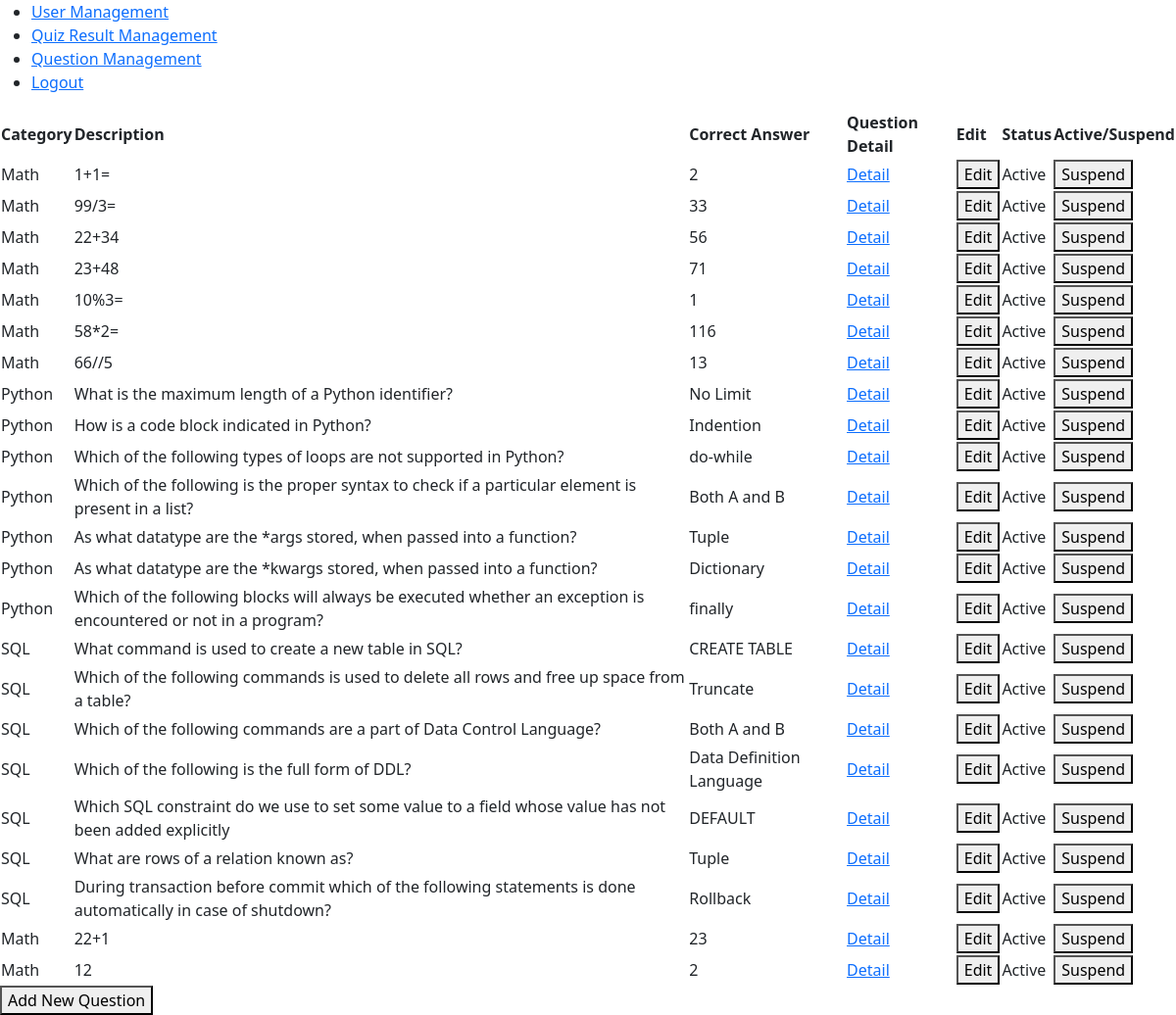
Screenshot of /question_management/ (signed in) with the database file from the repository.
### apps/web/models.py (models this page shows, shortened)
class Question(models.Model):
    category = models.ForeignKey(Category, on_delete=models.CASCADE, related_name="questions_cat")
    description = models.CharField(max_length=255)
    is_active = models.BooleanField(default=True)
    def get_correct_answer(self):
        return self.choices_que.filter(is_correct=True).first()

class Category(models.Model):
    name = models.CharField(max_length=50)
    is_active = models.BooleanField(default=True)

class Choice(models.Model):
    question = models.ForeignKey(Question, on_delete=models.CASCADE, related_name="choices_que")
    description = models.CharField(max_length=255)
    is_correct = models.BooleanField()
    is_active = models.BooleanField(default=True)

### apps/web/views.py (the view, shortened to what this page needs)
# urls.py: path('question_management/', UserQuestionListView.as_view(), name='question_management'),
class UserQuestionListView(LoginRequiredMixin,PermissionRequiredMixin,ListView):
    permission_required = 'web.view_quizquestion'
    model = Question
    template_name = 'user_management/question_management.html'
    context_object_name = 'questions'

### apps/web/templates/user_management/question_management.html (shortened to what this page needs)
{% extends 'base.html' %}
{% load crispy_forms_tags %}
{% block content %}
    <table>
        <thead>
            <tr>
                <th>Category</th>
                <th>Description</th>
                <th>Correct Answer</th>
                <th>Question Detail</th>
                {% if user.is_superuser or user.is_staff %}
                    <th>Edit</th>
                {%  endif %}
                <th>Status</th>
                <th>Active/Suspend</th>
            </tr>
        </thead>
        <tbody>
            {% for question in questions %}
                <tr>
                    <td>{{ question.category.name }}</td>
                    <td>{{ question.description }}</td>
                    <td>{{ question.get_correct_answer.description }}</td>
                    <td><a href="{% url 'question_detail' question.id %}">Detail</a></td>
                    {% if user.is_superuser or user.is_staff %}
                        <td>
                            <form method="get" action="{% url 'question_edit' question.id %}">
                                <button type="submit" name="edit">Edit</button>
                            </form>
                        </td>
                    {% endif %}
                    <td>{{ question.is_active|yesno:"Active,Suspended" }}</td>
                    <form method="post" action="">
                        <td><button type="submit" name="toggle_active">{{ question.is_active|yesno:"Suspend,Activate" }}</button></td>
                    </form>
                </tr>
            {% endfor %}
        </tbody>
    </table>
    {% if user.is_superuser or user.is_staff %}
        <form method="get" action="{% url 'question_add' %}">
            <button type="submit" name="add_question">Add New Question</button>
        </form>
    {% endif %}
{% endblock %}

### rows the page displays
Question: category.name "Math", description "1+1=", get_correct_answer.description "2", is_active "Active", is_active "Suspend"
Question: category.name "Math", description "99/3=", get_correct_answer.description "33", is_active "Active", is_active "Suspend"
Question: category.name "Math", description "22+34", get_correct_answer.description "56", is_active "Active", is_active "Suspend"
Question: category.name "Math", description "23+48", get_correct_answer.description "71", is_active "Active", is_active "Suspend"
Question: category.name "Math", description "10%3=", get_correct_answer.description "1", is_active "Active", is_active "Suspend"
Question: category.name "Math", description "58*2=", get_correct_answer.description "116", is_active "Active", is_active "Suspend"
Question: category.name "Math", description "66//5", get_correct_answer.description "13", is_active "Active", is_active "Suspend"
Question: category.name "Python", description "What is the maximum length of a Python identifier?", get_correct_answer.description "No Limit", is_active "Active", is_active "Suspend"
Question: category.name "Python", description "How is a code block indicated in Python?", get_correct_answer.description "Indention", is_active "Active", is_active "Suspend"
Question: category.name "Python", description "Which of the following types of loops are not supported in Python?", get_correct_answer.description "do-while", is_active "Active", is_active "Suspend"
Question: category.name "Python", description "Which of the following is the proper syntax to check if a particular element is present in a list?", get_correct_answer.description "Both A and B", is_active "Active", is_active "Suspend"
Question: category.name "Python", description "As what datatype are the *args stored, when passed into a function?", get_correct_answer.description "Tuple", is_active "Active", is_active "Suspend"
Question: category.name "Python", description "As what datatype are the *kwargs stored, when passed into a function?", get_correct_answer.description "Dictionary", is_active "Active", is_active "Suspend"
Question: category.name "Python", description "Which of the following blocks will always be executed whether an exception is encountered or not in a program?", get_correct_answer.description "finally", is_active "Active", is_active "Suspend"
Question: category.name "SQL", description "What command is used to create a new table in SQL?", get_correct_answer.description "CREATE TABLE", is_active "Active", is_active "Suspend"
Question: category.name "SQL", description "Which of the following commands is used to delete all rows and free up space from a table?", get_correct_answer.description "Truncate", is_active "Active", is_active "Suspend"
Question: category.name "SQL", description "Which of the following commands are a part of Data Control Language?", get_correct_answer.description "Both A and B", is_active "Active", is_active "Suspend"
Question: category.name "SQL", description "Which of the following is the full form of DDL?", get_correct_answer.description "Data Definition Language", is_active "Active", is_active "Suspend"
Question: category.name "SQL", description "Which SQL constraint do we use to set some value to a field whose value has not been added explicitly", get_correct_answer.description "DEFAULT", is_active "Active", is_active "Suspend"
Question: category.name "SQL", description "What are rows of a relation known as?", get_correct_answer.description "Tuple", is_active "Active", is_active "Suspend"
Question: category.name "SQL", description "During transaction before commit which of the following statements is done automatically in case of shutdown?", get_correct_answer.description "Rollback", is_active "Active", is_active "Suspend"
Question: category.name "Math", description "22+1", get_correct_answer.description "23", is_active "Active", is_active "Suspend"
Question: category.name "Math", description "12", get_correct_answer.description "2", is_active "Active", is_active "Suspend"
